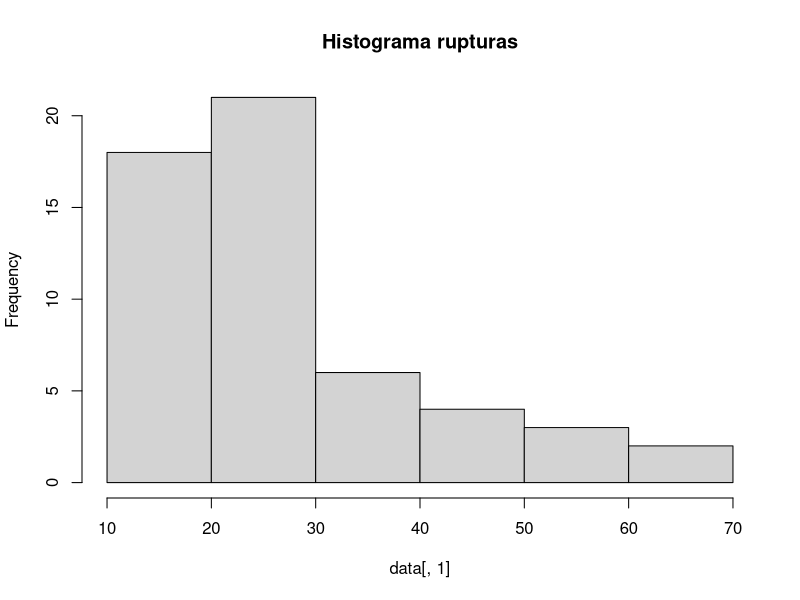
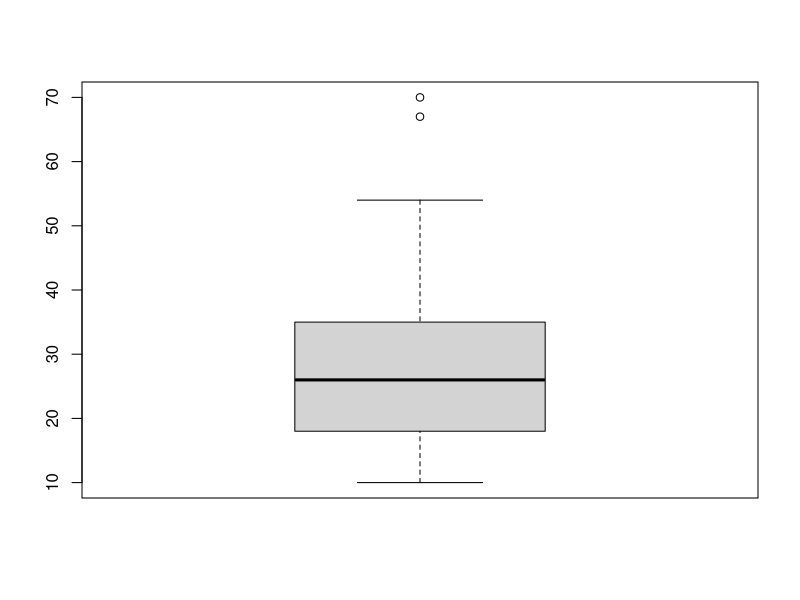

Recreate these plots in R, in order.
## ---- chunk 1
knitr::opts_chunk$set(echo = TRUE)
## ---- chunk 2
data<-warpbreaks
head(data,10)
## ---- chunk 3
summary(data)

cat("Dimensión de los datos y su tipo: \n")

str(data)
## ---- chunk 4
hist(data[,1], main = "Histograma rupturas")
## ---- chunk 5
cat("Media: " ,mean(data[,1]), "\n", "Varianza: ", var(data[,1]))
## ---- chunk 6
boxplot(data[,1])
## ---- chunk 7
poisson.model<-glm(breaks ~ wool + tension, data, family = poisson(link = "log"))
summary(poisson.model)
## ---- chunk 8
poisson.model2<-glm(breaks ~ wool + tension, data = data, family = quasipoisson(link = "log"))
summary(poisson.model2)
## ---- chunk 9
library(arm)

se.coef2 = coef(poisson.model2)
exp(se.coef2)

cat("Variación de cambiar tipo de lana A a B: ", 1-0.8138425)
